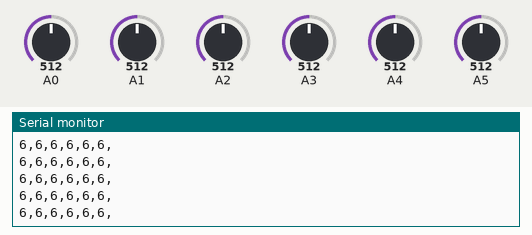
The sketch below on a simulated Arduino Uno, built with avr-gcc and run on an emulated ATmega328P. Shown: the last lines printed to the serial monitor. The inputs (shaded band) are chosen by the test bench; at power-on: A0 = 512, A1 = 512, A2 = 512, A3 = 512, A4 = 512, A5 = 512.

Above: at 1.2 s.
1.3 s: A0 set to 716
At 1.9 s:
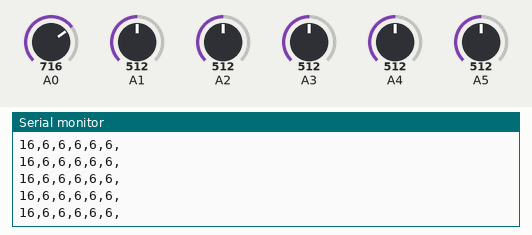
2.8 s: A1 set to 716
At 3.7 s:
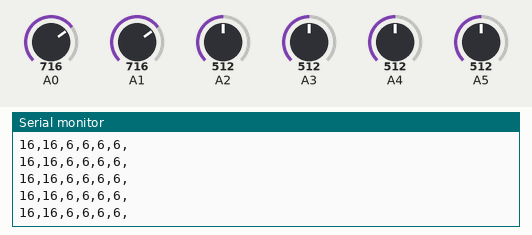
5.8 s: A0 set to 992
At 6.9 s:
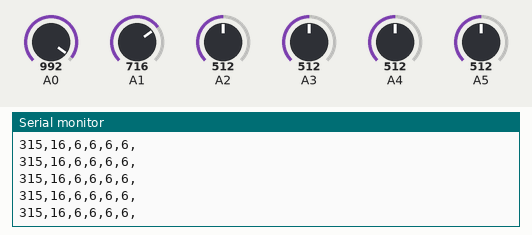
8.8 s: A1 set to 992
At 9.3 s:
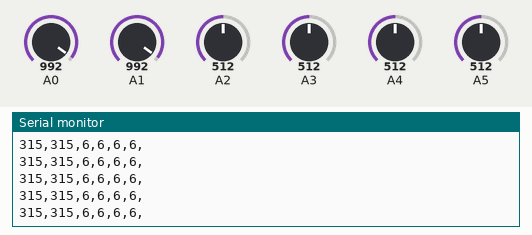
Timing chart, 0 to 9.6 s (numbered marks = the images above; inputs shaded):
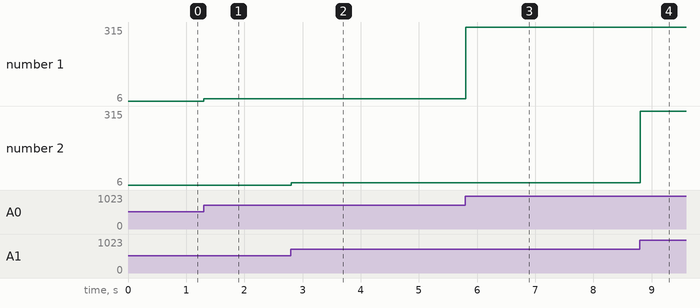

Measured:
- after the input at 1.3 s, the serial monitor: prints a new line at once (image 1)
- after the input at 2.8 s, the serial monitor: prints a new line at once (image 2)
- after the input at 5.8 s, the serial monitor: prints a new line at once (image 3)
- after the input at 8.8 s, the serial monitor: prints a new line at once (image 4)
- plotted number 1: 6 → 16 after the input at 1.3 s, 16 → 315 after the input at 5.8 s

The sketch:

Pressure_4mmPads_6Sensors.ino
```cpp
int fsr1Pin = 0;
int fsr2Pin = 1;
int fsr3Pin = 2;
int fsr4Pin = 3;
int fsr5Pin = 4;
int fsr6Pin = 5;
int fsrPin[] ={0, 1, 2, 3, 4, 5};


int fsrReading[6];
int fsrVoltage[6];
unsigned long fsrResistance[6];
unsigned long fsrPressure[6];

#include <math.h>

void setup(void){Serial.begin(115200);}


void loop(void){

        for(int i; i<6; i++){
                fsrReading[i]= analogRead(fsrPin[i]);
                fsrVoltage[i] = map(fsrReading[i], 0, 1023, 0, 5000);
            }


          //Voltage = VCC*R/(R+FSR) where R = 10k and Vcc = 5v
        for(int i; i<6; i++){
            fsrResistance[i] = 5000-fsrVoltage[i];
            fsrResistance[i] *=10000;
            fsrResistance[i] /=fsrVoltage[i];

            fsrPressure[i] = 214386*pow(fsrResistance[i],-1.135);
          }


        for(int i; i<6; i++){
          Serial.print(fsrPressure[i]);
          Serial.print(",");

        }
        Serial.println();


        /*Serial.println("--------------------------------------");
        for(int i; i<6; i++){

                  if(fsrVoltage[i] == 0){
                      Serial.print("Sensor ");
                      Serial.print(i);
                      Serial.print(" Value =  ");
                      Serial.println(fsr1Pin);
                    }

                 else{
                      Serial.print("Sensor ");
                      Serial.print(i);
                      Serial.print("Value =  ");
                      Serial.println(fsrPressure[i]);


                 }


        }

       Serial.println("--------------------------------------");*/


}
```
